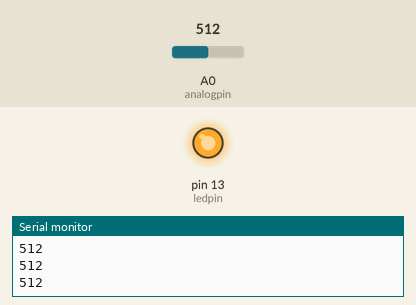
A sketch run on a simulated Arduino Uno, built with avr-gcc and run on an emulated ATmega328P. Parts: output pins drawn as LEDs (lit = HIGH), the last lines printed to the serial monitor. The inputs (shaded band) are chosen by the test bench; at power-on: A0 (analogpin) = 512.

Above: at 1.2 s.
1.3 s: A0 (analogpin) set to 416
2.8 s: A0 (analogpin) set to 387
At 3.5 s:
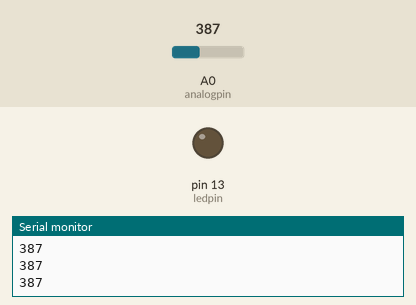
4.3 s: A0 (analogpin) set to 410
At 5.5 s:
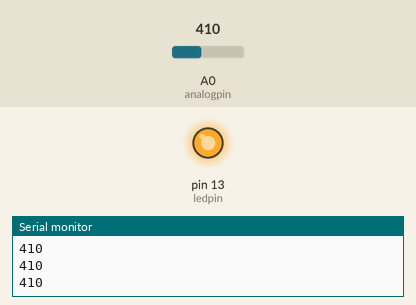
5.8 s: A0 (analogpin) set to 390
At 7.0 s:
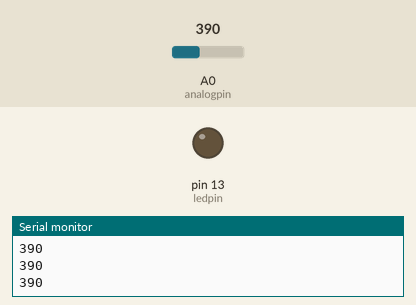
Timing chart, 0 to 8.3 s (numbered marks = the images above; inputs shaded):
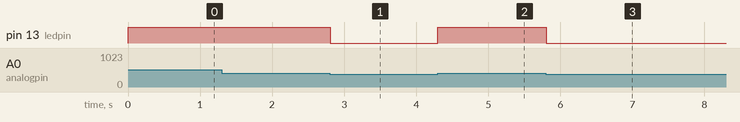

Measured:
- the behaviour switches between 401 and 400 on A0 (analogpin) (found by bisection; images 0 and 1)
- after the input at 2.8 s, pin 13 (ledpin): HIGH → LOW at once
- after the input at 4.3 s, pin 13 (ledpin): LOW → HIGH at once
- after the input at 5.8 s, pin 13 (ledpin): HIGH → LOW at once

The sketch:

threshold.ino
```cpp
const int analogpin=0;
const int ledpin=13;
const int threshold=400;
void setup() {
 pinMode(ledpin,OUTPUT);
 Serial.begin(9600);
}
void loop() {
  int analogvalue=analogRead(analogpin);
  if(analogvalue>threshold){
    digitalWrite(ledpin,HIGH);
    }
    else{
      digitalWrite(ledpin,LOW);
      }
      Serial.println(analogvalue);
      delay(5);
}
```
